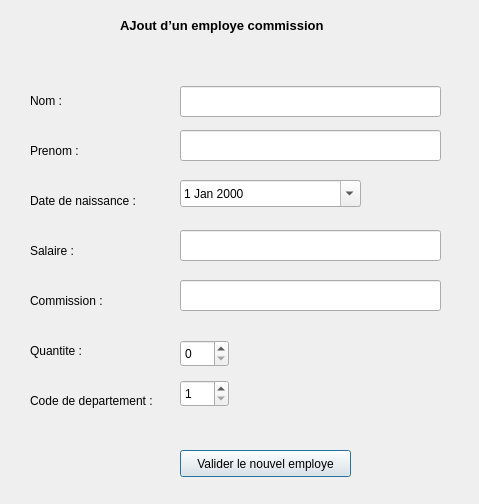
<?xml version="1.0" encoding="UTF-8"?>
<ui version="4.0">
 <class>AjoutCommisInterfaceClass</class>
 <widget class="QDialog" name="AjoutCommisInterfaceClass">
  <property name="geometry">
   <rect>
    <x>0</x>
    <y>0</y>
    <width>479</width>
    <height>504</height>
   </rect>
  </property>
  <property name="windowTitle">
   <string>AjoutCommisInterface</string>
  </property>
  <widget class="QLabel" name="label_nom">
   <property name="geometry">
    <rect>
     <x>30</x>
     <y>80</y>
     <width>91</width>
     <height>41</height>
    </rect>
   </property>
   <property name="text">
    <string>Nom :</string>
   </property>
  </widget>
  <widget class="QLineEdit" name="lineEdit_nom">
   <property name="geometry">
    <rect>
     <x>180</x>
     <y>86</y>
     <width>261</width>
     <height>31</height>
    </rect>
   </property>
  </widget>
  <widget class="QLabel" name="label_dateNaissance">
   <property name="geometry">
    <rect>
     <x>30</x>
     <y>180</y>
     <width>121</width>
     <height>41</height>
    </rect>
   </property>
   <property name="text">
    <string>Date de naissance :</string>
   </property>
  </widget>
  <widget class="QLabel" name="label_commission">
   <property name="geometry">
    <rect>
     <x>30</x>
     <y>280</y>
     <width>91</width>
     <height>41</height>
    </rect>
   </property>
   <property name="text">
    <string>Commission :</string>
   </property>
  </widget>
  <widget class="QLineEdit" name="lineEdit_salaire">
   <property name="geometry">
    <rect>
     <x>180</x>
     <y>230</y>
     <width>261</width>
     <height>31</height>
    </rect>
   </property>
  </widget>
  <widget class="QPushButton" name="pushButton">
   <property name="geometry">
    <rect>
     <x>180</x>
     <y>450</y>
     <width>171</width>
     <height>27</height>
    </rect>
   </property>
   <property name="text">
    <string>Valider le nouvel employe</string>
   </property>
  </widget>
  <widget class="QSpinBox" name="spinBox_codeDep">
   <property name="geometry">
    <rect>
     <x>180</x>
     <y>380</y>
     <width>49</width>
     <height>27</height>
    </rect>
   </property>
   <property name="minimum">
    <number>1</number>
   </property>
   <property name="maximum">
    <number>10</number>
   </property>
  </widget>
  <widget class="QLabel" name="label_codeDepartement">
   <property name="geometry">
    <rect>
     <x>30</x>
     <y>380</y>
     <width>151</width>
     <height>41</height>
    </rect>
   </property>
   <property name="text">
    <string>Code de departement :</string>
   </property>
  </widget>
  <widget class="QLineEdit" name="lineEdit_prenom">
   <property name="geometry">
    <rect>
     <x>180</x>
     <y>130</y>
     <width>261</width>
     <height>31</height>
    </rect>
   </property>
  </widget>
  <widget class="QLabel" name="label_titre">
   <property name="geometry">
    <rect>
     <x>120</x>
     <y>10</y>
     <width>241</width>
     <height>31</height>
    </rect>
   </property>
   <property name="font">
    <font>
     <pointsize>10</pointsize>
     <weight>75</weight>
     <bold>true</bold>
    </font>
   </property>
   <property name="text">
    <string>AJout d’un employe commission</string>
   </property>
  </widget>
  <widget class="QLineEdit" name="lineEdit_commission">
   <property name="geometry">
    <rect>
     <x>180</x>
     <y>280</y>
     <width>261</width>
     <height>31</height>
    </rect>
   </property>
  </widget>
  <widget class="QDateEdit" name="dateEdit">
   <property name="geometry">
    <rect>
     <x>180</x>
     <y>180</y>
     <width>181</width>
     <height>27</height>
    </rect>
   </property>
   <property name="maximumDate">
    <date>
     <year>7937</year>
     <month>12</month>
     <day>31</day>
    </date>
   </property>
   <property name="minimumDate">
    <date>
     <year>1770</year>
     <month>1</month>
     <day>1</day>
    </date>
   </property>
   <property name="calendarPopup">
    <bool>true</bool>
   </property>
  </widget>
  <widget class="QLabel" name="label_prenom">
   <property name="geometry">
    <rect>
     <x>30</x>
     <y>130</y>
     <width>91</width>
     <height>41</height>
    </rect>
   </property>
   <property name="text">
    <string>Prenom :</string>
   </property>
  </widget>
  <widget class="QLabel" name="label_salaire">
   <property name="geometry">
    <rect>
     <x>30</x>
     <y>230</y>
     <width>91</width>
     <height>41</height>
    </rect>
   </property>
   <property name="text">
    <string>Salaire :</string>
   </property>
  </widget>
  <widget class="QSpinBox" name="spinBox_quantite">
   <property name="geometry">
    <rect>
     <x>180</x>
     <y>340</y>
     <width>49</width>
     <height>27</height>
    </rect>
   </property>
   <property name="maximum">
    <number>100</number>
   </property>
  </widget>
  <widget class="QLabel" name="label_quantite">
   <property name="geometry">
    <rect>
     <x>30</x>
     <y>330</y>
     <width>91</width>
     <height>41</height>
    </rect>
   </property>
   <property name="text">
    <string>Quantite :</string>
   </property>
  </widget>
 </widget>
 <layoutdefault spacing="6" margin="11"/>
 <resources/>
 <connections>
  <connection>
   <sender>pushButton</sender>
   <signal>clicked()</signal>
   <receiver>AjoutCommisInterfaceClass</receiver>
   <slot>valideEnregistrement()</slot>
   <hints>
    <hint type="sourcelabel">
     <x>265</x>
     <y>463</y>
    </hint>
    <hint type="destinationlabel">
     <x>239</x>
     <y>251</y>
    </hint>
   </hints>
  </connection>
 </connections>
 <slots>
  <slot>valideEnregistrement()</slot>
 </slots>
</ui>
